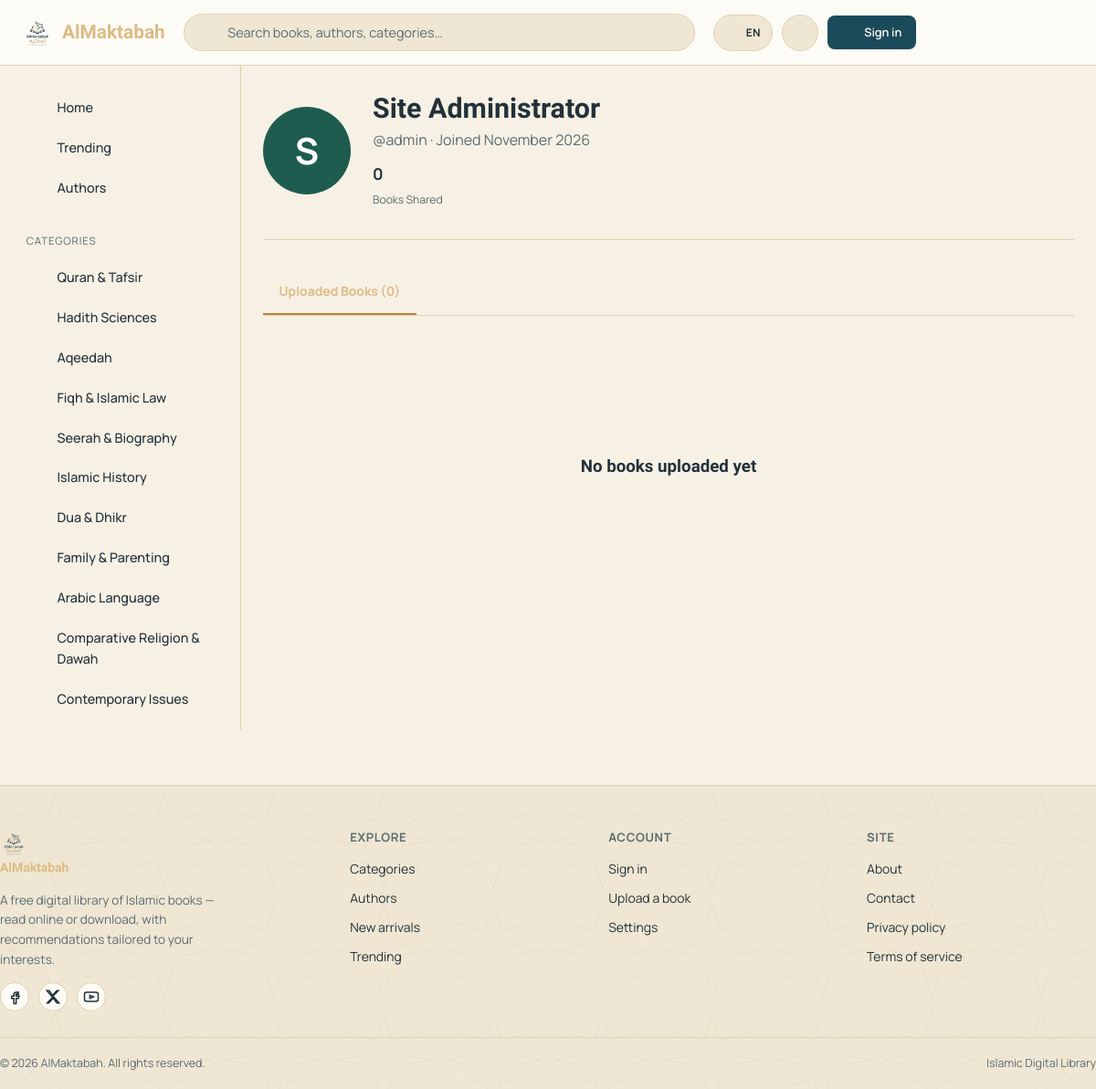
Page /profile.php?u=admin on the committed database.
### tables this page shows
CREATE TABLE IF NOT EXISTS categories (
    id          INT UNSIGNED AUTO_INCREMENT PRIMARY KEY,
    parent_id   INT UNSIGNED DEFAULT NULL,
    name        VARCHAR(100) NOT NULL,
    slug        VARCHAR(120) NOT NULL UNIQUE,
    description TEXT DEFAULT NULL,
    icon        VARCHAR(50) NOT NULL DEFAULT 'book',
    sort_order  INT UNSIGNED NOT NULL DEFAULT 0,
    created_at  TIMESTAMP NOT NULL DEFAULT CURRENT_TIMESTAMP,
    FOREIGN KEY (parent_id) REFERENCES categories(id) ON DELETE SET NULL,
    INDEX idx_parent (parent_id)
);

CREATE TABLE IF NOT EXISTS users (
    id               INT UNSIGNED AUTO_INCREMENT PRIMARY KEY,
    username         VARCHAR(50)  NOT NULL UNIQUE,
    email            VARCHAR(150) NOT NULL UNIQUE,
    password         VARCHAR(255) NOT NULL,
    email_verified   TINYINT(1) NOT NULL DEFAULT 0,
    display_name     VARCHAR(100) DEFAULT NULL,
    profile_image    VARCHAR(255) DEFAULT NULL,
    bio              TEXT DEFAULT NULL,
    role             ENUM('user','subadmin','admin') NOT NULL DEFAULT 'user',
    permissions      JSON DEFAULT NULL COMMENT 'granular permission keys for subadmins',
    status           ENUM('active','suspended','banned') NOT NULL DEFAULT 'active',
    theme_preference ENUM('light','dark','auto') NOT NULL DEFAULT 'auto',
    language_preference VARCHAR(10) NOT NULL DEFAULT 'en',
    remember_token   VARCHAR(255) DEFAULT NULL,
    reset_token      VARCHAR(255) DEFAULT NULL,
    reset_expires    DATETIME DEFAULT NULL,
    last_login       DATETIME DEFAULT NULL,
    created_at       TIMESTAMP NOT NULL DEFAULT CURRENT_TIMESTAMP,
    updated_at       TIMESTAMP NOT NULL DEFAULT CURRENT_TIMESTAMP ON UPDATE CURRENT_TIMESTAMP,
    INDEX idx_role (role),
    INDEX idx_status (status)
);

### classes/I18n.php (called while the page is built, shortened)
<?php
class I18n
{
    private static array $strings = [];
    private static string $lang = 'en';
    private static bool $booted = false;
    public static function init(): void
    {
        if (self::$booted) return;
        self::$booted = true;
        self::$lang = self::resolveLang();
        $file = ROOT_PATH . '/languages/' . self::$lang . '.php';
        self::$strings = is_file($file) ? require $file : [];
    }
    private static function resolveLang(): string
    {
        return 'en';
    }
    public static function t(string $key, ?string $default = null): string
    {
        return self::$strings[$key] ?? $default ?? $key;
    }
}

### config/config.php (called while the page is built, shortened)
<?php
spl_autoload_register(function (string $class) {
    $path = __DIR__ . '/../classes/' . $class . '.php';
});
require_once __DIR__ . '/database.php';
require_once ROOT_PATH . '/includes/functions.php';

### classes/Database.php (called while the page is built, shortened)
<?php
class Database
{
    private static ?PDO $instance = null;
    public static function getInstance(): PDO
    {
        if (self::$instance === null) {
            $dsn = 'mysql:host=' . DB_HOST . ';dbname=' . DB_NAME . ';charset=' . DB_CHARSET;
            $options = [
                PDO::ATTR_ERRMODE            => PDO::ERRMODE_EXCEPTION,
                PDO::ATTR_DEFAULT_FETCH_MODE => PDO::FETCH_ASSOC,
                PDO::ATTR_EMULATE_PREPARES   => false,
            ];
            try {
                self::$instance = new PDO($dsn, DB_USER, DB_PASS, $options);
            } catch (PDOException $e) {
                error_log('Database connection failed: ' . $e->getMessage());
                http_response_code(500);
                die('Unable to connect to the database. Please check config/database.php and try again.');
            }
        }
        return self::$instance;
    }
    public static function fetchAll(string $sql, array $params = []): array
    {
        $stmt = self::getInstance()->prepare($sql);
        $stmt->execute($params);
        return $stmt->fetchAll();
    }
    public static function fetchOne(string $sql, array $params = []): ?array
    {
        $stmt = self::getInstance()->prepare($sql);
        $stmt->execute($params);
        $row = $stmt->fetch();
        return $row === false ? null : $row;
    }
}

### classes/Category.php (called while the page is built, shortened)
<?php
class Category
{
    public static function topLevel(): array
    {
        return Database::fetchAll('SELECT * FROM categories WHERE parent_id IS NULL ORDER BY sort_order ASC, name ASC');
    }
}

### classes/User.php (called while the page is built, shortened)
<?php
class User
{
    public static function findByUsername(string $username): ?array
    {
        return Database::fetchOne('SELECT * FROM users WHERE username = ?', [$username]);
    }
    public static function uploadedBooks(int $userId): array
    {
        return Database::fetchAll(
            "SELECT b.*, c.name AS category_name FROM books b LEFT JOIN categories c ON c.id = b.category_id
             WHERE b.uploader_id = ? ORDER BY b.created_at DESC",
            [$userId]
        );
    }
}

### profile.php (the view, shortened to what this page needs)
<?php
require_once __DIR__ . '/config/config.php';
$username = $_GET['u'] ?? '';
$profileUser = $username ? User::findByUsername($username) : null;
$isOwnProfile = Auth::check() && Auth::id() === (int) $profileUser['id'];
include __DIR__ . '/includes/head.php';
include __DIR__ . '/includes/header.php';
include __DIR__ . '/includes/sidebar.php';
$uploads = User::uploadedBooks((int) $profileUser['id']);
$approvedUploads = array_filter($uploads, fn($b) => $b['status'] === 'approved');
?>
<div class="profile-header">
    <?= avatar_html($profileUser, 96) ?>
    <div>
        <h1 class="page-title" style="margin-bottom:.2rem;"><?= e($profileUser['display_name'] ?: $profileUser['username']) ?></h1>
        <p class="text-muted" style="margin-bottom:.4rem;">@<?= e($profileUser['username']) ?> &middot; Joined <?= date('F Y', strtotime($profileUser['created_at'])) ?></p>
        <div class="profile-stats">
            <div><b><?= count($approvedUploads) ?></b><span>Books Shared</span></div>
        </div>
    </div>
</div>
<div class="tabs">
    <a href="#uploads" id="uploads" class="tab-link active">Uploaded Books (<?= count($uploads) ?>)</a>
</div>
<?php if (!$uploads): ?>
    <div class="empty-state"><?= icon('upload') ?><h3>No books uploaded yet</h3>
    </div>
<?php else: foreach ($uploads as $b): ?>
    <div class="upload-list-row">
        <?php if (!empty($b['cover_image'])): ?><img src="<?= e(UPLOAD_URL_COVERS . '/' . $b['cover_image']) ?>" alt=""><?php else: ?><span class="cover-fallback"></span><?php endif; ?>
        <div style="flex:1;">
            <a href="<?= url('book.php?id=' . $b['id'] . '&slug=' . $b['slug']) ?>" class="row-title"><?= e($b['title']) ?></a>
            <div class="row-meta"><?= e($b['category_name'] ?? 'Uncategorized') ?> &middot; <?= time_ago($b['created_at']) ?> &middot; <?= format_count((int) $b['views_count']) ?> views</div>
        </div>
        <span class="status-pill status-<?= e($b['status']) ?>"><?= e($b['status']) ?></span>
        <?php if ($isOwnProfile): ?>
            <form method="post" onsubmit="return confirm('Delete this book permanently? This cannot be undone.');">
                <?= Csrf::field() ?>
                <input type="hidden" name="action" value="delete_book">
                <input type="hidden" name="book_id" value="<?= $b['id'] ?>">
                <button type="submit" class="btn btn-icon btn-ghost" style="color:var(--danger);" aria-label="Delete book"><?= icon('trash') ?></button>
            </form>
        <?php endif; ?>
    </div>
<?php endforeach; endif; ?>
<?php include __DIR__ . '/includes/footer.php'; ?>

### includes/functions.php (shortened to what this page needs)
<?php
function e(?string $value): string
{
    return htmlspecialchars((string) $value, ENT_QUOTES, 'UTF-8');
}
function t(string $key, ?string $default = null): string
{
    return I18n::t($key, $default);
}
function url(string $path = ''): string
{
    $path = ltrim($path, '/');
    return rtrim(SITE_URL, '/') . '/' . $path;
}
function avatar_html(array $user, int $size = 40): string
{
    $name = $user['display_name'] ?? $user['username'] ?? '?';
    $initial = mb_strtoupper(mb_substr(trim($name), 0, 1));
    $palette = ['#1B4A5A', '#C89B5C', '#1E5C4F', '#7A4B3A', '#2D6577', '#8A5A2B'];
    $hash = crc32($user['username'] ?? $name);
    $color = $palette[$hash % count($palette)];
    return '<span class="avatar-initial" style="width:' . $size . 'px;height:' . $size . 'px;line-height:' . $size . 'px;font-size:' . round($size * 0.42) . 'px;background:' . $color . '">' . e($initial) . '</span>';
}
function icon(string $name, string $class = ''): string
{
    $path = $icons[$name] ?? $icons['book'];
    return '<svg class="icon ' . e($class) . '" viewBox="0 0 24 24" fill="none" stroke="currentColor" stroke-width="1.8" stroke-linecap="round" stroke-linejoin="round" aria-hidden="true">' . $path . '</svg>';
}
    ?>

### includes/sidebar.php (shortened to what this page needs)
<?php
$currentScript = basename($_SERVER['SCRIPT_NAME'] ?? '');
$activeCategoryId = isset($_GET['id']) && $currentScript === 'category.php' ? (int) $_GET['id'] : null;
$topCategories = Category::topLevel();
?>
<aside class="app-sidebar">
    <div class="sidebar-section">
        <a class="sidebar-link <?= $currentScript === 'index.php' ? 'active' : '' ?>" href="<?= url('index.php') ?>"><?= icon('home') ?> <?= e(t('sidebar.home')) ?></a>
        <a class="sidebar-link <?= $currentScript === 'search.php' && ($_GET['sort'] ?? '') === 'popular' ? 'active' : '' ?>" href="<?= url('search.php?sort=popular') ?>"><?= icon('chart') ?> <?= e(t('sidebar.trending')) ?></a>
        <a class="sidebar-link <?= $currentScript === 'authors.php' ? 'active' : '' ?>" href="<?= url('authors.php') ?>"><?= icon('users') ?> <?= e(t('sidebar.authors')) ?></a>
    </div>
    <div class="sidebar-section">
        <div class="sidebar-label"><?= e(t('sidebar.categories')) ?></div>
        <?php foreach ($topCategories as $cat): ?>
            <a class="sidebar-link <?= $activeCategoryId === (int) $cat['id'] ? 'active' : '' ?>" href="<?= url('category.php?id=' . $cat['id'] . '&slug=' . $cat['slug']) ?>">
                <?= icon($cat['icon']) ?> <?= e($cat['name']) ?>
            </a>
        <?php endforeach; ?>
    </div>
</aside>
<main class="app-main" id="main-content">

### assets/css/style.css (style rules this page uses)
:root { --bg: #F6F1E4; --bg-alt: #EFE7D3; --bg-elevated: #FDFBF5; --text: #23313A; --text-muted: #5B6B72; --border: #DED2B4; --border-strong: #C9B98D; --primary: #1B4A5A; --primary-dark: #123640; --primary-light: #2D6577; --accent: #B9853F; --accent-light: #DDBB85; --accent-dark: #8E6529; --emerald: #1E5C4F; --danger: #B5473F; --danger-bg: #F7E6E3; --success: #3F7D5C; --success-bg: #E4EFE6; --font-display: 'Amiri', 'Noto Naskh Arabic', serif; --font-body: 'Manrope', -apple-system, BlinkMacSystemFont, sans-serif; --radius-sm: 8px; --radius-md: 14px; --radius-lg: 20px; --shadow-sm: 0 1px 2px rgba(18, 54, 64, 0.08); --shadow-md: 0 8px 24px -8px rgba(18, 54, 64, 0.22); --shadow-lg: 0 20px 48px -12px rgba(18, 54, 64, 0.30); --header-h: 72px; --sidebar-w: 264px; --container-w: 1280px; color-scheme: light; }
*, *::before, *::after { box-sizing: border-box; }
html { scroll-behavior: smooth; overflow-x: hidden; width: 100%; }
body { margin: 0; font-family: var(--font-body); background: var(--bg); color: var(--text); line-height: 1.6; -webkit-font-smoothing: antialiased; transition: background-color .25s ease, color .25s ease; overflow-x: hidden; width: 100%; }
img, svg, video, canvas { max-width: 100%; height: auto; }
a { color: inherit; text-decoration: none; }
h1, h2, h3, h4 { font-family: var(--font-display); font-weight: 700; line-height: 1.25; margin: 0 0 .5em; color: var(--text); }
.page-title { font-size: clamp(1.35rem, 1.05rem + 1.2vw, 1.9rem); }
p { margin: 0 0 1em; }
.icon { width: 20px; height: 20px; flex-shrink: 0; }
.btn .icon { width: 17px; height: 17px; }
.nav-search .icon { color: var(--text-muted); }
.lang-btn .icon { width: 17px; height: 17px; color: var(--accent-dark); }
html[data-theme="dark"] .lang-btn .icon, html[data-theme="auto"] .lang-btn .icon { color: var(--accent-light); }
.avatar-initial { display: inline-flex; align-items: center; justify-content: center; border-radius: 50%; color: #fff; font-weight: 700; font-family: var(--font-body); }
.app-sidebar { width: var(--sidebar-w); flex-shrink: 0; padding: 24px 16px; border-right: 1px solid var(--border); position: sticky; top: var(--header-h); align-self: flex-start; height: calc(100vh - var(--header-h)); overflow-y: auto; }
.sidebar-section { margin-bottom: 1.75rem; }
.sidebar-label { font-size: .72rem; text-transform: uppercase; letter-spacing: .08em; color: var(--text-muted); padding: 0 .8rem; margin-bottom: .5rem; }
.sidebar-link { display: flex; align-items: center; gap: .85rem; padding: .65rem .8rem; border-radius: var(--radius-sm); font-size: .9rem; font-weight: 500; color: var(--text); width: 100%; border: none; background: none; font-family: var(--font-body); text-align: left; cursor: pointer; }
.sidebar-link .icon { color: var(--accent); }
.app-main { flex: 1; min-width: 0; padding: 28px 24px 60px; }
.empty-state { text-align: center; padding: 60px 20px; color: var(--text-muted); }
.empty-state .icon { width: 42px; height: 42px; margin: 0 auto 1rem; color: var(--border-strong); }
.empty-state h3 { color: var(--text); margin-bottom: .4rem; }
.profile-header { display: flex; gap: 24px; align-items: center; padding-bottom: 2rem; border-bottom: 1px solid var(--border); margin-bottom: 2rem; flex-wrap: wrap; }
.profile-header .avatar-img, .profile-header .avatar-initial { width: 96px; height: 96px; font-size: 2.2rem; }
.profile-stats { display: flex; gap: 24px; margin-top: .6rem; }
.profile-stats div b { display: block; font-size: 1.1rem; }
.profile-stats div span { font-size: .76rem; color: var(--text-muted); }
.tabs { display: flex; gap: 6px; border-bottom: 1px solid var(--border); margin-bottom: 1.75rem; overflow-x: auto; }
.tab-link { padding: .8rem 1.1rem; font-size: .87rem; font-weight: 700; color: var(--text-muted); border-bottom: 2px solid transparent; white-space: nowrap; }
.tab-link.active { color: var(--primary); border-color: var(--accent); }
html[data-theme="dark"] .tab-link.active, html[data-theme="auto"] .tab-link.active { color: var(--accent-light); }
.text-muted { color: var(--text-muted); }

### rows in the picture
categories: name "Quran & Tafsir"
categories: name "Hadith Sciences"
categories: name "Aqeedah"
categories: name "Fiqh & Islamic Law"
categories: name "Seerah & Biography"
categories: name "Islamic History"
categories: name "Dua & Dhikr"
categories: name "Family & Parenting"
categories: name "Arabic Language"
categories: name "Comparative Religion & Dawah"
categories: name "Contemporary Issues"
users: display_name "S", display_name "Site Administrator", username "admin", created_at "November 2026"

### other values in the picture
SITE_NAME "AlMaktabah"
$currentLang "EN"
t('nav.sign_in') "Sign in"
t('sidebar.home') "Home"
t('sidebar.trending') "Trending"
t('sidebar.authors') "Authors"
t('sidebar.categories') "CATEGORIES"
count($approvedUploads) "0"
count($uploads) "0"
setting('site_description') "A free digital library of Islamic books — read online or download, with recommendations tailored to your interests."
t('footer.explore') "EXPLORE"
t('footer.categories') "Categories"
t('footer.authors') "Authors"
t('footer.new_arrivals') "New arrivals"
t('footer.trending') "Trending"
